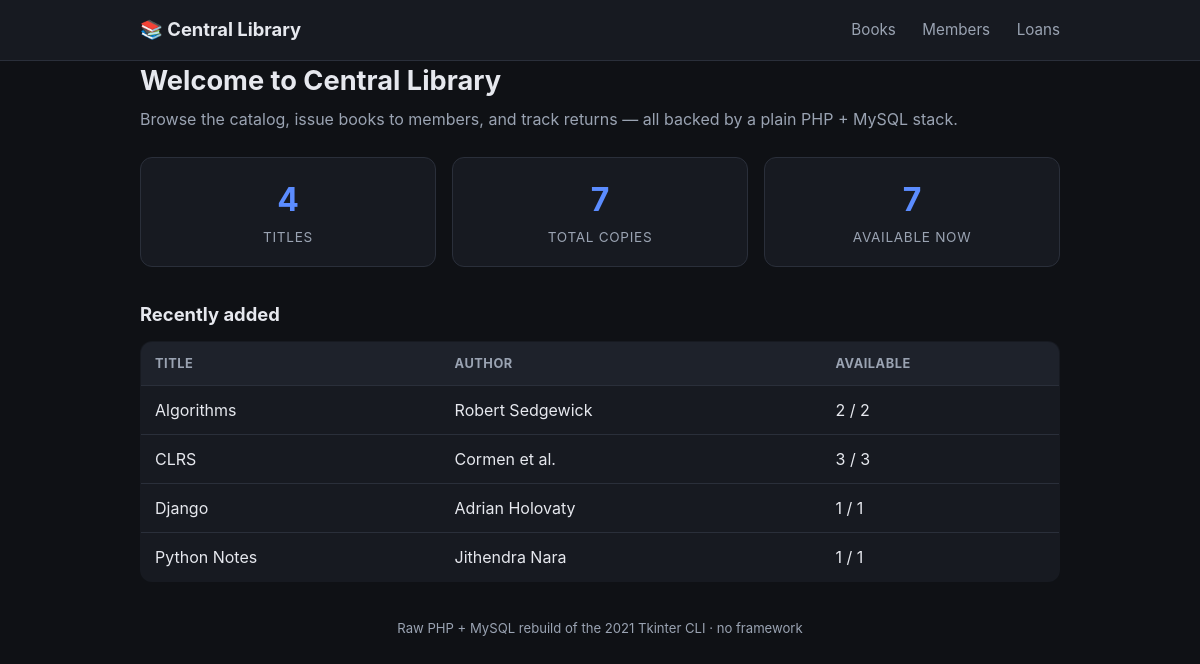
The page / on the database its author committed.
### tables this page shows
CREATE TABLE IF NOT EXISTS books (
  id              INT UNSIGNED AUTO_INCREMENT PRIMARY KEY,
  title           VARCHAR(255) NOT NULL,
  author          VARCHAR(255) NOT NULL DEFAULT 'Unknown',
  isbn            VARCHAR(20)  DEFAULT NULL,
  total_copies    INT UNSIGNED NOT NULL DEFAULT 1,
  available_copies INT UNSIGNED NOT NULL DEFAULT 1,
  created_at      TIMESTAMP DEFAULT CURRENT_TIMESTAMP,
  CONSTRAINT chk_copies CHECK (available_copies <= total_copies),
  UNIQUE KEY uq_books_title_author (title, author)
);

### controllers/helpers.php (called while the page is built, shortened)
<?php
function e(?string $v): string
{
    return htmlspecialchars((string) $v, ENT_QUOTES, 'UTF-8');
}
function render(string $view, array $data = [], string $title = 'Central Library'): void
{
    extract($data, EXTR_SKIP);
    require __DIR__ . '/../views/' . $view . '.php';
    $content = ob_get_clean();
    require __DIR__ . '/../views/layout.php';
}

### src/Database.php (called while the page is built, shortened)
<?php
final class Database
{
    private static ?PDO $pdo = null;
    public static function pdo(): PDO
    {
        if (self::$pdo instanceof PDO) {
            return self::$pdo;
        }
        $cfg = require __DIR__ . '/../config.php';
        $db  = $cfg['db'];
        $dsn = sprintf(
            'mysql:host=%s;port=%d;dbname=%s;charset=%s',
            $db['host'],
            $db['port'],
            $db['name'],
            $db['charset']
        );
        self::$pdo = new PDO($dsn, $db['user'], $db['pass'], [
            PDO::ATTR_ERRMODE            => PDO::ERRMODE_EXCEPTION,
            PDO::ATTR_DEFAULT_FETCH_MODE => PDO::FETCH_ASSOC,
            PDO::ATTR_EMULATE_PREPARES   => false,
        ]);
        return self::$pdo;
    }
}

### src/Book.php (called while the page is built, shortened)
<?php
require_once __DIR__ . '/Database.php';
final class Book
{
    public static function all(): array
    {
        $stmt = Database::pdo()->query(
            'SELECT * FROM books ORDER BY title ASC'
        );
        return $stmt->fetchAll();
    }
    public static function stats(): array
    {
        $stmt = Database::pdo()->query(
            'SELECT
               COUNT(*)                         AS titles,
               COALESCE(SUM(total_copies),0)    AS total_copies,
               COALESCE(SUM(available_copies),0) AS available_copies
             FROM books'
        );
        return $stmt->fetch();
    }
}

### views/home.php (the view, shortened to what this page needs)
<h1>Welcome to Central Library</h1>
<p class="lede">Browse the catalog, issue books to members, and track returns — all backed by a plain PHP + MySQL stack.</p>
<section class="stats">
  <div class="stat">
    <span class="stat-num"><?= (int) $stats['titles'] ?></span>
    <span class="stat-label">Titles</span>
  </div>
  <div class="stat">
    <span class="stat-num"><?= (int) $stats['total_copies'] ?></span>
    <span class="stat-label">Total copies</span>
  </div>
  <div class="stat">
    <span class="stat-num"><?= (int) $stats['available_copies'] ?></span>
    <span class="stat-label">Available now</span>
  </div>
</section>
<h2>Recently added</h2>
<table class="grid">
  <thead>
    <tr><th>Title</th><th>Author</th><th>Available</th></tr>
  </thead>
  <tbody>
    <?php foreach (array_slice($books, 0, 8) as $b): ?>
      <tr>
        <td><?= e($b['title']) ?></td>
        <td><?= e($b['author']) ?></td>
        <td><?= (int) $b['available_copies'] ?> / <?= (int) $b['total_copies'] ?></td>
      </tr>
    <?php endforeach; ?>
  </tbody>
</table>

### public/index.php (shortened to what this page needs)
<?php
$CONFIG = require __DIR__ . '/../config.php';
require_once __DIR__ . '/../controllers/helpers.php';
require_once __DIR__ . '/../src/Book.php';
$method = $_SERVER['REQUEST_METHOD'];
$path   = parse_url($_SERVER['REQUEST_URI'], PHP_URL_PATH) ?: '/';
$path   = rtrim($path, '/') ?: '/';
function handleGet(string $path): void
{
    switch ($path) {
        case '/':
            render('home', ['stats' => Book::stats(), 'books' => Book::all()], 'Catalog');
            break;
    }
}
try {
    if ($method === 'GET') {
        handleGet($path);
    } elseif ($method === 'POST') {
        requireCsrf();
        handlePost($path, $CONFIG);
    } else {
        http_response_code(405);
        render('404', [], 'Method Not Allowed');
    }
} catch (Throwable $e) {
    http_response_code(500);
    render('error', ['error' => $e->getMessage()], 'Error');
}

### views/layout.php (shortened to what this page needs)
<!DOCTYPE html>
<html lang="en">
<head>
  <link rel="stylesheet" href="/style.css">
</head>
<body>
  <header class="site-header">
    <div class="wrap">
      <a href="/" class="brand">📚 Central Library</a>
      <nav>
        <a href="/books">Books</a>
        <a href="/members">Members</a>
        <a href="/loans">Loans</a>
      </nav>
    </div>
  </header>
  <main class="wrap">
    <?= $content ?>
  </main>
  <footer class="wrap site-footer">
    <p>Raw PHP + MySQL rebuild of the 2021 Tkinter CLI · no framework</p>
  </footer>
</body>
</html>

### public/style.css (style rules this page uses)
:root { --bg: #0f1115; --panel: #171a21; --panel-2: #1e222b; --border: #2a2f3a; --text: #e6e8ee; --muted: #9aa3b2; --accent: #5b8cff; --accent-2: #3ecf8e; --danger: #ff5d5d; --warn: #ffb454; }
* { box-sizing: border-box; }
body { margin: 0; font-family: -apple-system, BlinkMacSystemFont, "Segoe UI", Roboto, Helvetica, Arial, sans-serif; background: var(--bg); color: var(--text); line-height: 1.5; }
.wrap { max-width: 960px; margin: 0 auto; padding: 0 20px; }
.site-header { border-bottom: 1px solid var(--border); background: var(--panel); }
.site-header .wrap { display: flex; align-items: center; justify-content: space-between; padding: 16px 20px; }
.brand { font-weight: 700; font-size: 1.15rem; color: var(--text); text-decoration: none; }
.site-header nav a { color: var(--muted); text-decoration: none; margin-left: 22px; font-size: .95rem; }
main { padding: 32px 20px 60px; }
h1 { font-size: 1.7rem; margin: 0 0 6px; }
h2 { font-size: 1.15rem; margin: 34px 0 12px; }
.lede { color: var(--muted); margin-top: 0; }
a { color: var(--accent); }
.stats { display: flex; gap: 16px; margin: 26px 0; flex-wrap: wrap; }
.stat { flex: 1; min-width: 140px; background: var(--panel); border: 1px solid var(--border); border-radius: 12px; padding: 18px; text-align: center; }
.stat-num { display: block; font-size: 2rem; font-weight: 700; color: var(--accent); }
.stat-label { color: var(--muted); font-size: .85rem; text-transform: uppercase; letter-spacing: .05em; }
.grid { width: 100%; border-collapse: collapse; background: var(--panel); border: 1px solid var(--border); border-radius: 12px; overflow: hidden; }
.grid th, .grid td { padding: 12px 14px; text-align: left; border-bottom: 1px solid var(--border); }
.grid th { background: var(--panel-2); color: var(--muted); font-size: .8rem; text-transform: uppercase; letter-spacing: .04em; }
.grid tr:last-child td { border-bottom: none; }
.site-footer { color: var(--muted); font-size: .82rem; padding: 24px 20px 40px; text-align: center; }

### rows shown on the page
books: title "Algorithms", author "Robert Sedgewick", available_copies "2", total_copies "2"
books: title "CLRS", author "Cormen et al.", available_copies "3", total_copies "3"
books: title "Django", author "Adrian Holovaty", available_copies "1", total_copies "1"
books: title "Python Notes", author "Jithendra Nara", available_copies "1", total_copies "1"

### other values the page prints
$stats['titles'] "4"
$stats['total_copies'] "7"
$stats['available_copies'] "7"
